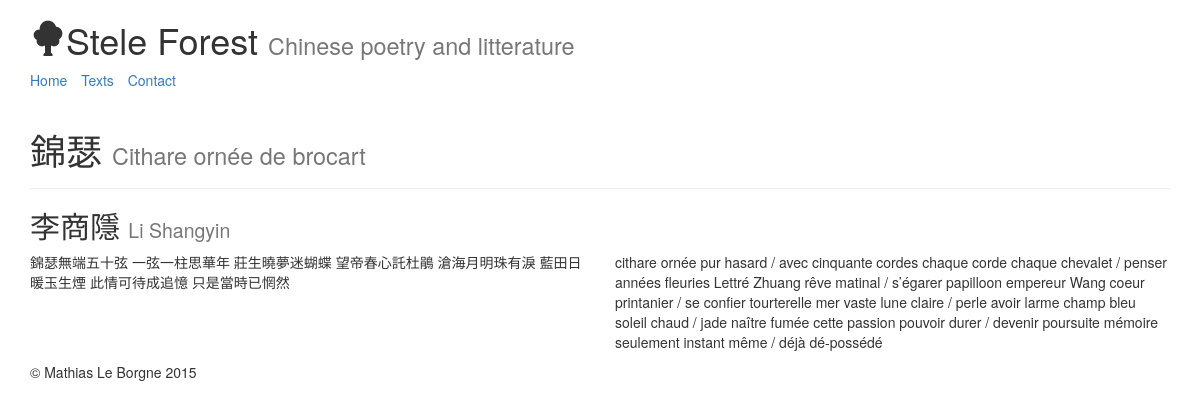
The app's page /text/5 with its own data.
### texts/models.py (models this page shows, shortened)
class Text(models.Model):
    title_french = models.CharField(max_length=100)
    title_chinese = models.CharField(max_length=100)
    author = models.ForeignKey('Author')
    content_french = models.TextField(null=True)
    content_chinese = models.TextField(null=True)
    date_release = models.DateTimeField(auto_now_add=True, auto_now=False,
                                        verbose_name="Release Date")
    date_writing = models.DateTimeField(auto_now_add=False, auto_now=False,
                                        null=True,
                                        verbose_name="Writing Date")

class Author(models.Model):
    name_chinese = models.CharField(max_length=42)
    name_pinyin = models.CharField(max_length=42)
    year_birth = models.IntegerField(null=True)
    year_death = models.IntegerField(null=True)

### texts/views.py (the view)
# urls.py: url(r'^text/(?P<text_id>\d+)$', 'read'),
def read(request, text_id):
    text = get_object_or_404(Text, id=text_id)
    return render(request, 'texts/text.html', {'text': text})

### texts/templates/texts/text.html (shortened to what this page needs)
{% extends "base.html" %}
{% block content %}
<div class="page-header">
    <h1>{{ text.title_chinese }} <small>{{ text.title_french }}</small></h1>
</div>
<h2>{{ text.author.name_chinese }} <small>{{ text.author.name_pinyin }}</small></h2>
<div class="row">
    <div class="col-sm-6">
        <p>{{ text.content_chinese }}</p>
    </div>
    <div class="col-sm-6">
        <p>{{ text.content_french }}</p>
    </div>
</div class="row">
{% endblock %}

### records on screen
Text: title_chinese "錦瑟", title_french "Cithare ornée de brocart", author.name_chinese "李商隱", author.name_pinyin "Li Shangyin", content_chinese "錦瑟無端五十弦 一弦一柱思華年 莊生曉夢迷蝴蝶 望帝春心託杜鵑 滄海月明珠有淚 藍田日暖玉生煙 此情可待成追憶 只是當時已惘然", content_french "cithare ornée pur hasard / avec cinquante cordes chaque corde chaque chevalet / penser années fleuries Lettré Zhuang rêve matinal / s’égarer papilloon empereur Wang coeur printanier / se confier tourterelle mer vaste lune claire / perle avoir larme champ bleu soleil chaud / jade naître fumée cette passion pouvoir durer / devenir poursuite mémoire seulement instant même / déjà dé-possédé"
